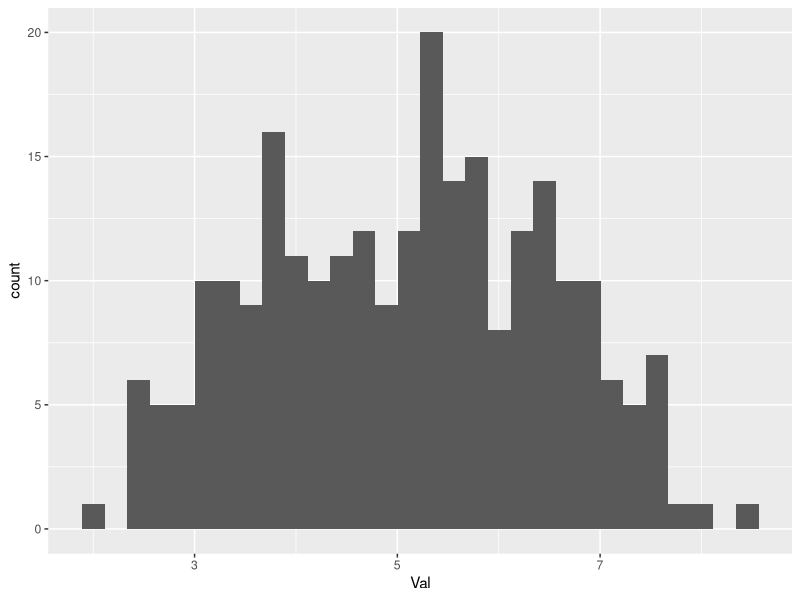
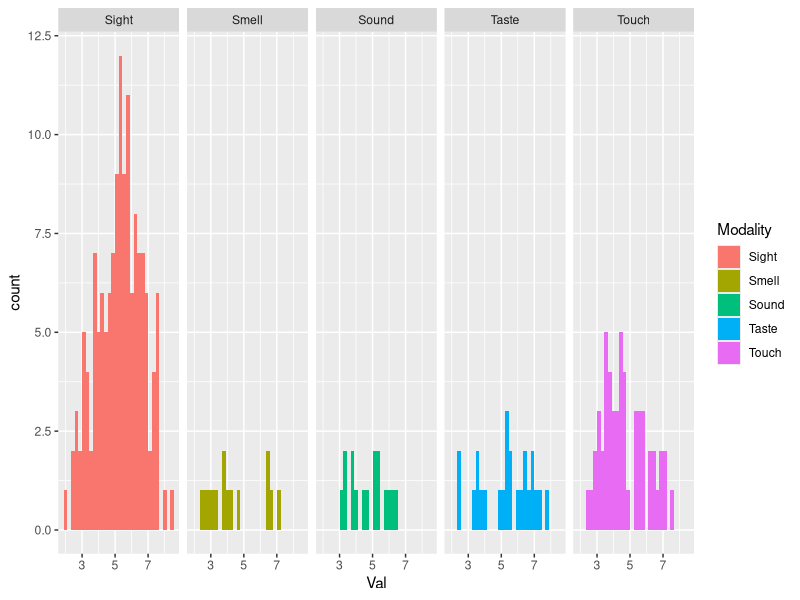
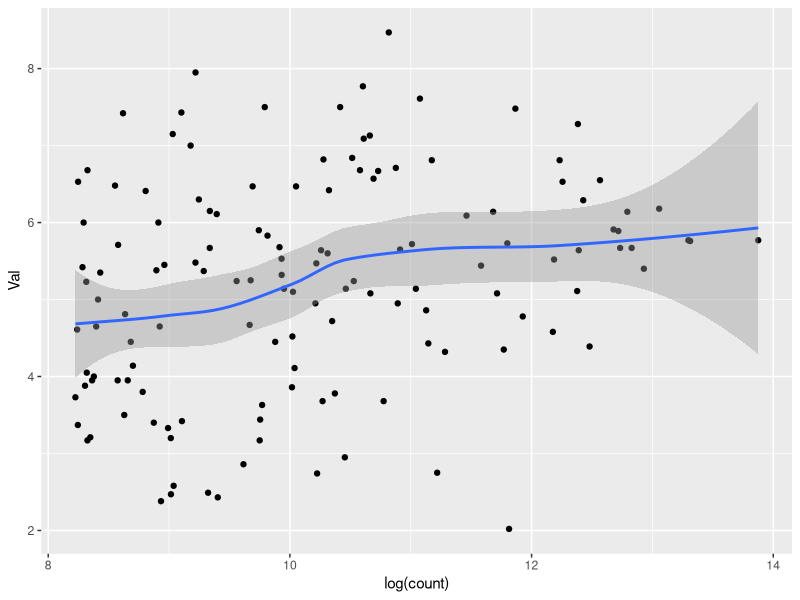
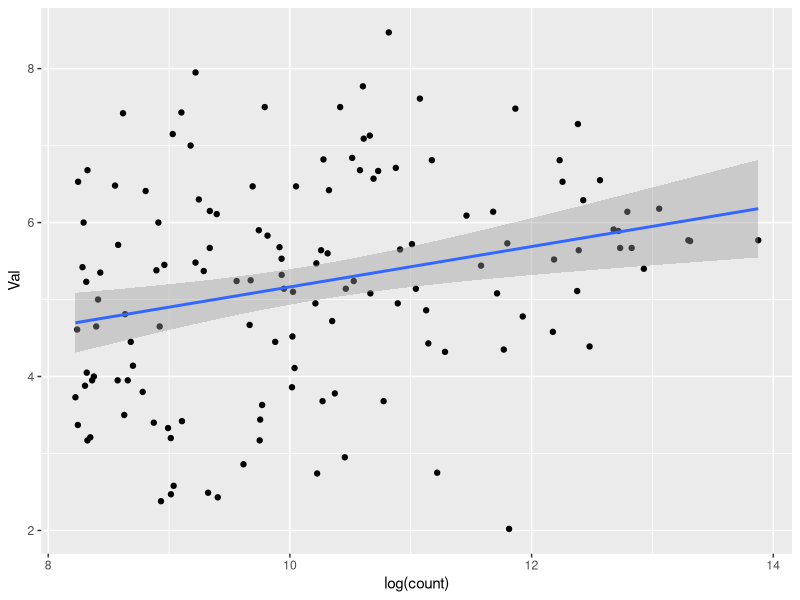

Generate these figures, in order, with R: (Note: this script raises an error after producing the figures.)
## ---- chunk 1
library(tidyverse)
d = read_csv("../textbook/data/winter_2016_senses_valence.csv") %>%
  select(Word, Modality)

d
w = read_csv("../textbook/data/warriner_2013_emotional_valence.csv")
w
d.w = left_join(d, w)

d.w = na.omit(d.w)
arrange(d.w, -Val)

d.w
## ---- chunk 2
d = d.w
group_by(d, Modality) %>%
  summarise(mean.val = mean(Val))

table(d.w$Modality)
## ---- chunk 3
ggplot(data=d, aes(x=Val)) + geom_histogram()
## ---- chunk 4
ggplot(data=d, aes(x=Val, fill=Modality)) + geom_histogram() +
  facet_grid(. ~ Modality)

d
## ---- chunk 5
d$IsSmell = as.integer(d$Modality == "Smell")
d$IsSmell
l = lm(data=d, Val ~ IsSmell)
summary(l)
## ---- chunk 6
d$Random.Val = sample(d$Val)
group_by(d, IsSmell) %>%
  summarise(m=mean(Val))
group_by(d, IsSmell) %>%
  summarise(m=mean(Random.Val))

x = group_by(d, IsSmell) %>%
  summarise(m=mean(Random.Val))

a = NULL
for (i in 1:10000) {
  d$Random.Val = sample(d$Val)
  x = group_by(d, IsSmell) %>%
    summarise(m=mean(Random.Val))
  diff = (x$m - lag(x$m))[2]
  a = append(a, diff)
}

5.12 - 4.36

mean(abs(a) > abs(5.12 - 4.36))
## ---- chunk 7
l.mult = lm(data=d, Val ~ Modality)
summary(l.mult)

d$SmellVsSight = ifelse(d$Modality == "Smell", 1, 0)
d$SoundVsSight = ifelse(d$Modality == "Sound", 1, 0)
d$TasteVsSight = ifelse(d$Modality == "Taste", 1, 0)
d$TouchVsSight = ifelse(d$Modality == "Touch", 1, 0)

l.mult = lm(data=d, Val ~ Modality)
summary(l.mult)

l.mult.2 = lm(data=d, Val ~ SmellVsSight + 
                SoundVsSight + TouchVsSight + TasteVsSight)
summary(l.mult.2)
## ---- chunk 8
levels(as.factor(d$Modality))
contrasts(as.factor(d$Modality))

d$Modality = as.factor(d$Modality)
contrasts(d$Modality) = contr.sum(5)

contrasts(d$Modality)

l.sum = lm(data=d, Val ~ Modality)
summary(l.sum)
## ---- chunk 9
mean(d$Val)
d.sum = group_by(d, Modality) %>%
  summarise(m=mean(Val))

mean(d.sum$m) # Grand mean!

levels(d$Modality)

d.sum

contrasts(d$Modality)
## ---- chunk 10
freq = read_tsv("../data/lexicons/out_en.txt") %>%
  select(Word=word, count, length)
d
freq

d = left_join(d, freq) 

ggplot(d, aes(x=log(count), y=Val)) +
  geom_point() +
  geom_smooth()

ggplot(d, aes(x=log(count), y=Val)) +
  geom_point() +
  geom_smooth(method=lm)

## ---- chunk 11
l.count.val = lm(data=d, Val ~ log(count))
summary(l.count.val)
## ---- chunk 12
d$Centered.Log.Count = log(d$count) - mean(log(d$count))
l.count.val.mod = lm(data=d, Val ~ Centered.Log.Count + Modality)
summary(l.count.val.mod)

d$Predictions = predict(l.count.val.mod)

ggplot(d, aes(x=Val, Predictions)) + geom_point() +
  facet_grid(. ~ Modality)
## ---- chunk 13
l.count.val.mod.int = lm(data=d, Val ~ Centered.Log.Count * Modality)
summary(l.count.val.mod.int)
